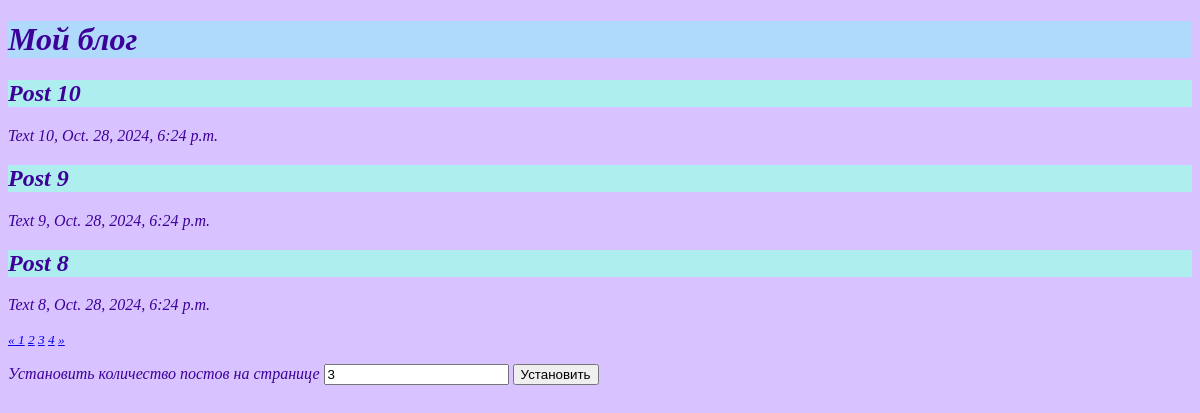
The page / on the database its author committed.
### myapp/models.py (models this page shows)
class Post(models.Model):
    title = models.CharField(max_length=50)
    content = models.TextField()
    created_at = models.DateTimeField(auto_now_add=True)

### myapp/views.py (the view)
# urls.py: path('', index),
def index(request):
    global k
    if request.method == 'POST':
        k = request.POST.get('k')
    posts = Post.objects.all().order_by('-created_at')
    paginator = Paginator(posts, k)
    page_number = request.GET.get('page')
    page_obj = paginator.get_page(page_number)
    context = {
        'page_obj': page_obj,
        'k': k,
    }
    return render(request, 'index.html', context)

### templates/index.html (shortened to what this page needs)
{% load static %}
<!DOCTYPE html>
<html lang="en">
<head>
    <link rel="stylesheet" type="text/css" href="{% static 'style.css' %}">
</head>
<body>
<h1>Мой блог</h1>
<div class="row">
    {% for post in page_obj %}
    <div class="col-md-4">
        <h2>{{ post.title }}</h2>
        <p>{{ post.content }}, {{ post.created_at }}</p>
    </div>
    {% endfor %}
</div>
<div class="pagination">
    {% if page_obj.has_other_pages %}
    <p><small>
        <nav aria-label="Page navigation">
            {% if page_obj.has_previous %}
            <a class="page-link" href="?page={{ page_obj.previous_page_number }}" aria-label="Previous">
                <span aria-hidden="true">&laquo;</span>
            </a>
            {% else %}
            <a class="page-link" href="#" aria-label="Previous">
                <span aria-hidden="true">&laquo;</span>
            </a>
            {% endif %}
            {% for i in page_obj.paginator.page_range %}
            {% if page.obj.number == i %}
            <a class="page-link" href="#">{{ i }}</a>
            {% else %}
            <a class="page-link" href="?page={{ i }}">{{ i }}</a>
            {% endif %}
            {% endfor %}
            {% if page_obj.has_next %}
            <a class="page-link" href="?page={{ page_obj.next_page_number }}" aria-label="Next">
                <span aria-hidden="true">&raquo;</span>
            </a>
            {% else %}
            <a class="page-link" href="#" aria-label="Next">
                <span aria-hidden="true">&raquo;</span>
            </a>
            {% endif %}
        </nav>
        {% endif %}
    </small></p>
    <form method="post">
        <label for="k">Установить количество постов на странице</label>
        <input type="number" id="k" name="k" maxlength="2" value="{{ k }}" required>
        <button type="submit">Установить</button>
    </form>
</div>
</body>
</html>

### static/style.css (style rules this page uses)
body { background-color: #D8C2FF; font-style: italic; color: #3D0099; }
h1 { text-align: left; background-color: #AFDAFC; font-style: italic; color: #3D0099; }
h2 { text-align: left; background-color: #AFEEEE; font-style: italic; color: #3D0099; }

### rows shown on the page
Post: title "Post 10", content "Text 10", created_at "Oct. 28, 2024, 6:24 p.m."
Post: title "Post 9", content "Text 9", created_at "Oct. 28, 2024, 6:24 p.m."
Post: title "Post 8", content "Text 8", created_at "Oct. 28, 2024, 6:24 p.m."

### other values the page prints
{{ i }} "1" "2" "3" "4"
